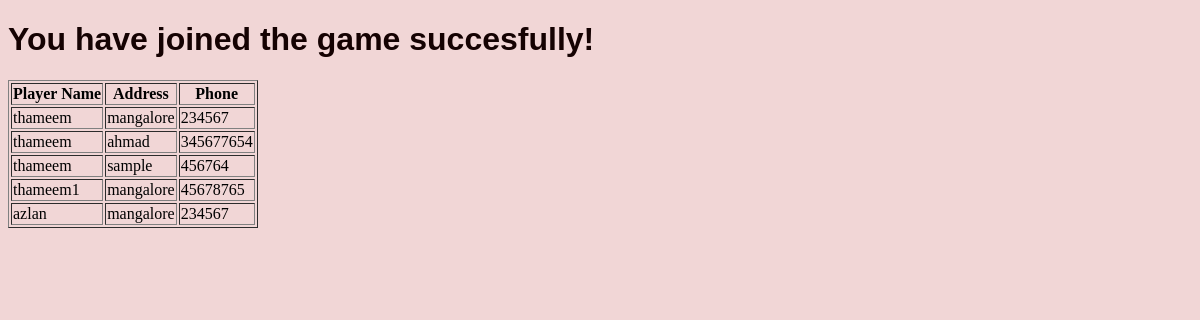
The page /game/1/players_list (signed in) on the database as committed earlier.
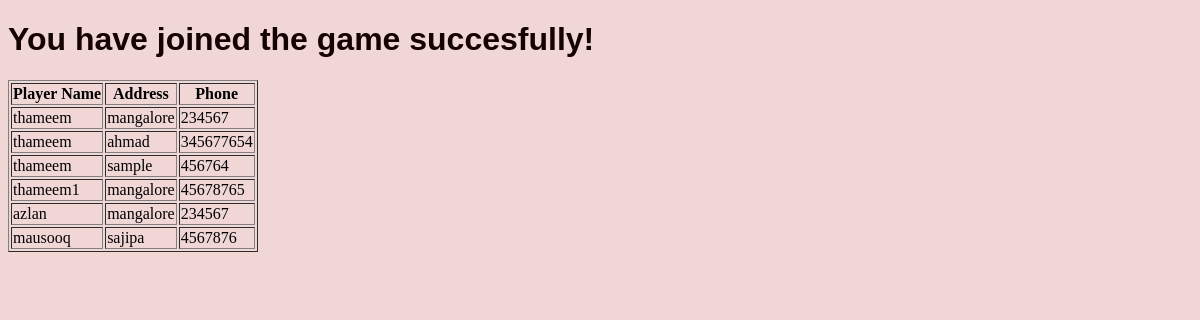
The same page on the database as committed later.
### app.py (models this page shows)
class Player(db.Model):
    id = db.Column(db.Integer, primary_key=True)
    game_id = db.Column(db.Integer, db.ForeignKey('game.id'), nullable=False)
    player_name = db.Column(db.String(255), nullable=False)
    player_address = db.Column(db.String(255), nullable=False)
    player_phone = db.Column(db.String(15), nullable=True)

### app.py (the view)
@app.route('/game/<int:game_id>/players_list')
@login_required
def players_list(game_id):
    game = Game.query.get_or_404(game_id)
    players = game.players
    return render_template('players_list.html', players=players)

### app.py (called while the page is built)
@login_manager.user_loader
def load_user(user_id):
    return User.query.get(int(user_id))

### templates/players_list.html (shortened to what this page needs)
{% extends 'layout.html' %}
{% block body %}
    <h1>You have joined the game succesfully!</h1>
    <table border="1">
        <thead>
            <tr>
                <th>Player Name</th>
                <th>Address</th>
                <th>Phone</th>
            </tr>
        </thead>
        <tbody>
            {% for player in players %}
                <tr>
                    <td>{{ player.player_name }}</td>
                    <td>{{ player.player_address }}</td>
                    <td>{{ player.player_phone }}</td>
                </tr>
            {% endfor %}
        </tbody>
    </table>
{% endblock body %}

Rows that differ between the two databases and show on the page:
added Player: player_name "mausooq", player_address "sajipa", player_phone "4567876"
